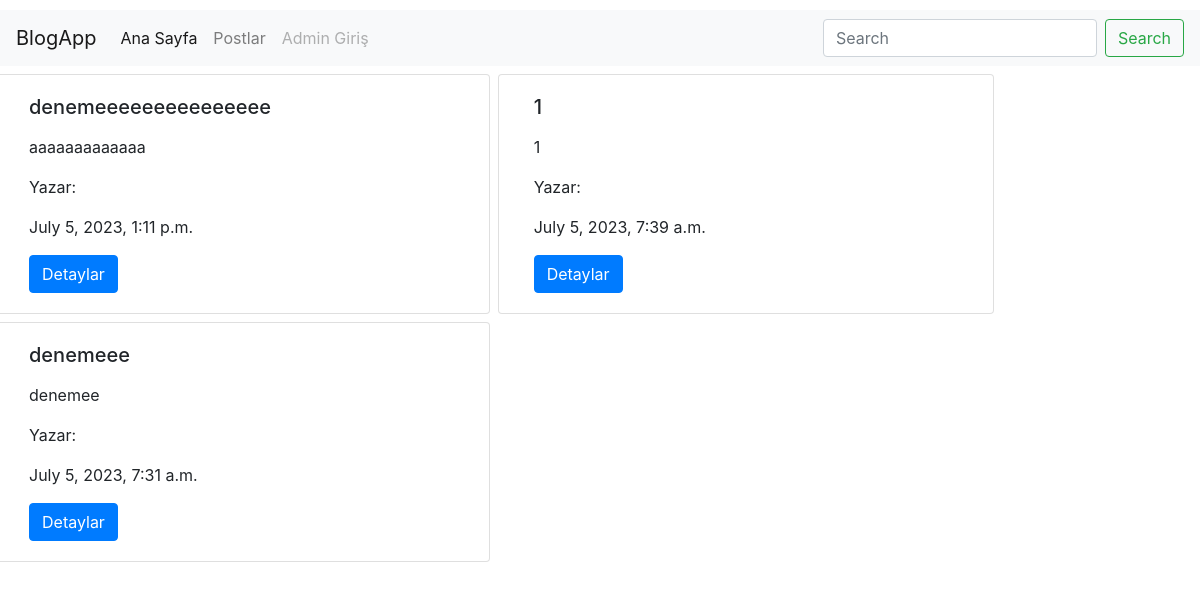
Page /post/index/ on the earlier database version.
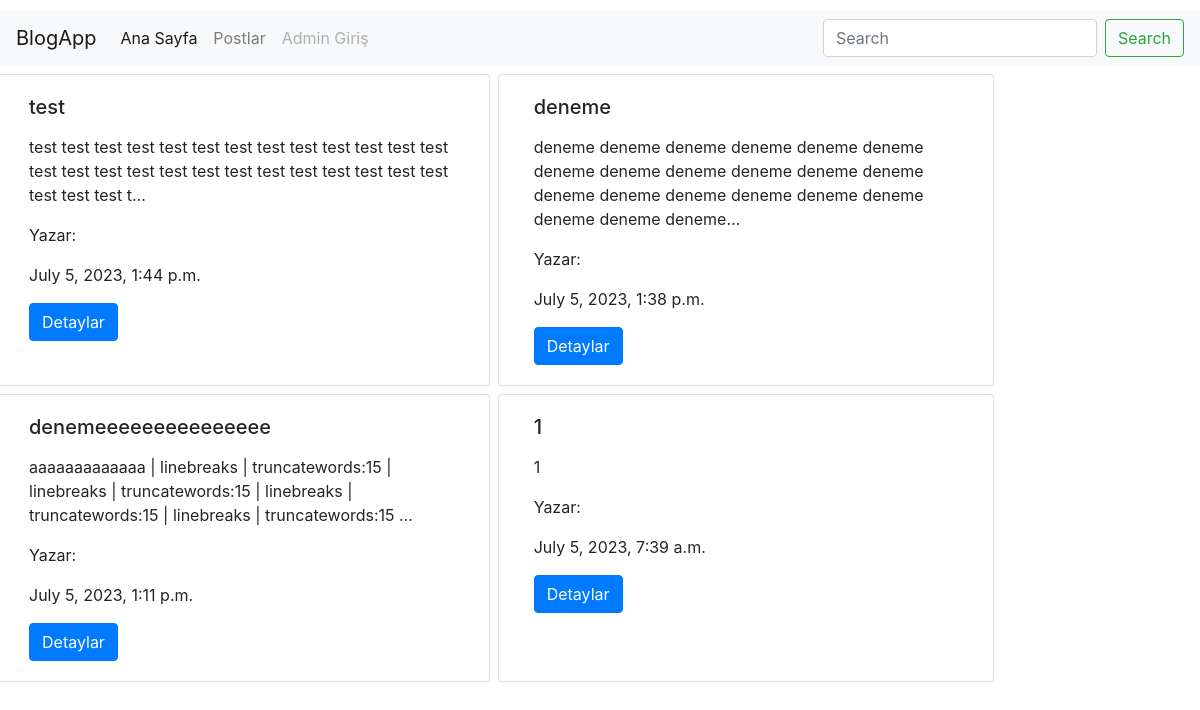
Same page on the later database version.
### post/models.py (models this page shows, shortened)
class Post(models.Model):
    user = models.ForeignKey('auth.User', verbose_name='yazar', on_delete=models.CASCADE, related_name='post')
    title = models.CharField(max_length=120, verbose_name="baslik")
    content = RichTextField(verbose_name="icerik")
    publishingDate = models.DateTimeField(verbose_name="yayinlanma tarihi", auto_now_add=True)
    image = models.FileField(null=True, blank=True)
    slug = models.SlugField(unique=True, editable=False, max_length=130)
    class Meta:
        ordering = ['-publishingDate']

### post/views.py (the view)
# urls.py: path('index/', post_index, name='index'),
def post_index(request):
    posts = Post.objects.all()
    return render(request, 'post/index.html', {'posts': posts})

### templates/post/index.html (shortened to what this page needs)
{% extends 'base.html' %}
{% block body %}
    <div class="container-fluid row p-1">
    {% for post in posts %}
    <div class="card col-md-5 m-1">
        <div class="card-body">
            <h5 class="card-title">{{ post.title}}</h5>
            <p class="card-text">{{ post.content | linebreaks | truncatechars:150  }}</p>
            <p class="card-text">Yazar: {{ post.user }}</p>
            <p class="card-text">{{ post.publishingDate }}</p>
            <a href="{% url 'details' id=post.id %}" class="btn btn-primary">Detaylar</a>
        </div>
</div>    {% endfor %}
    </div>
{% endblock %}

### templates/base.html (shortened to what this page needs)
{% load static %}
<!DOCTYPE html>
<html lang="en">
<head>
    <link rel="stylesheet" href="{% static 'css/bootstrap.min.css' %}">
    <link rel="stylesheet" href="{% static 'css/style.css' %}">
</head>
<body>
    {% include 'header.html' %}
    {% block body %}
    {% endblock %}
</body>
</html>

### templates/header.html (shortened to what this page needs)
<nav class="navbar navbar-expand-lg navbar-light bg-light navbar-fixed-top">
  <a class="navbar-brand" href="{% url 'home' %}">BlogApp</a>
  <div class="collapse navbar-collapse" id="navbarSupportedContent">
    <ul class="navbar-nav mr-auto">
      <li class="nav-item active">
        <a class="nav-link" href="{% url 'home' %}">Ana Sayfa <span class="sr-only">(current)</span></a>
      </li>
      <li class="nav-item">
        <a class="nav-link" href="{% url 'index' %}">Postlar</a>
      </li>
        <li class="nav-item">
            <a class="nav-link disabled" href="{% url 'admin:index' %}">Admin Giriş</a>
        </li>
    </ul>
    <form class="form-inline my-2 my-lg-0">
      <input class="form-control mr-sm-2" type="search" placeholder="Search" aria-label="Search">
      <button class="btn btn-outline-success my-2 my-sm-0" type="submit">Search</button>
    </form>
  </div>
</nav>

### static/css/style.css (style rules this page uses)
body { padding-top: 10px; }

Differences in the rows shown:
removed Post: title "denemeee", content "denemee", publishingDate "July 5, 2023, 7:31 a.m."
added Post: title "test", content "test test test test test test test test test test test test test test test test test test test test test test test test test test test test test t…", publishingDate "July 5, 2023, 1:44 p.m."
added Post: title "deneme", content "deneme deneme deneme deneme deneme deneme deneme deneme deneme deneme deneme deneme deneme deneme deneme deneme deneme deneme deneme deneme deneme…", publishingDate "July 5, 2023, 1:38 p.m."
changed Post "denemeeeeeeeeeeeeeee": content "aaaaaaaaaaaaa" → "aaaaaaaaaaaaa | linebreaks | truncatewords:15 | linebreaks | truncatewords:15 | linebreaks | truncatewords:15 | linebreaks | truncatewords:15 …"
